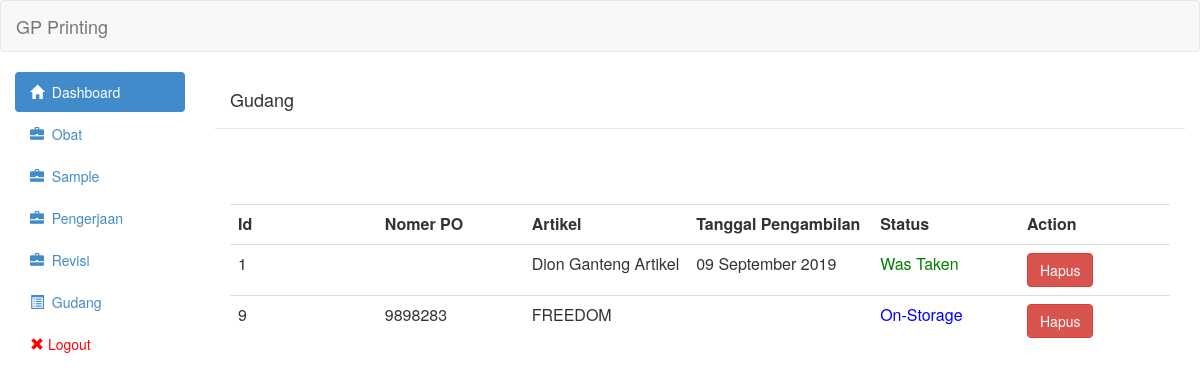
The app's page /view/gudang.php (signed in), older data.
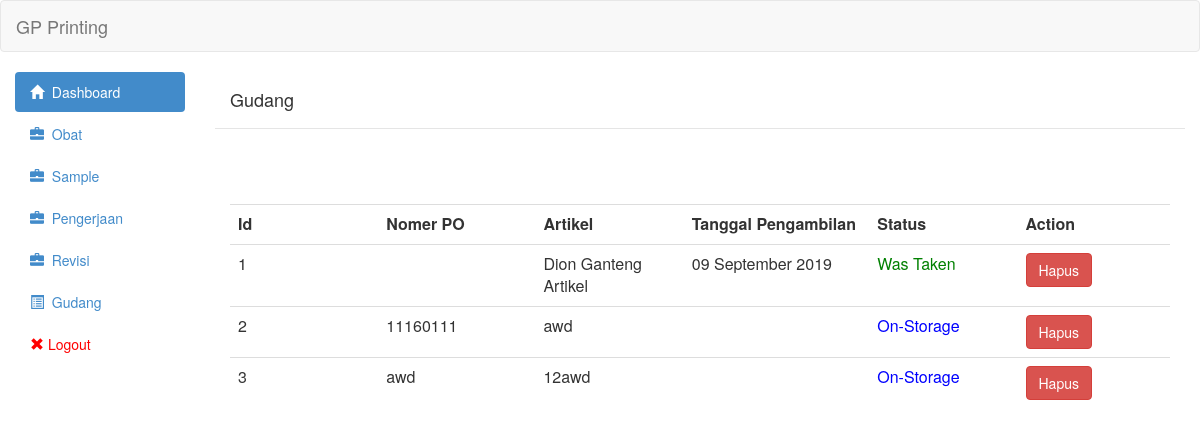
The same page, newer data.
### tables this page shows
CREATE TABLE `gudang` (
  `id` int(11) NOT NULL,
  `id_pengerjaan` int(11) NOT NULL,
  `qty_total` int(11) NOT NULL,
  `qty_sementara` int(11) NOT NULL,
  `tgl_pengambilan` date NOT NULL,
  `keterangan` text NOT NULL,
  `status` int(11) NOT NULL
);

CREATE TABLE `sample` (
  `id` int(11) NOT NULL,
  `artikel` varchar(255) NOT NULL,
  `nomor_po` varchar(30) NOT NULL,
  `tgl` date NOT NULL,
  `tgl_selesai` date DEFAULT NULL,
  `tgl_naik_bahan` date DEFAULT NULL,
  `status` tinyint(1) NOT NULL DEFAULT 0,
  `biaya` int(11) NOT NULL
);

CREATE TABLE `pengerjaan` (
  `id` int(11) NOT NULL,
  `id_sample` int(11) NOT NULL,
  `nomor_po` varchar(255) NOT NULL,
  `tipe` int(11) NOT NULL,
  `tgl_mulai` date NOT NULL,
  `qty_sendiri` int(11) NOT NULL,
  `tgl_selesai_sendiri` date DEFAULT NULL,
  `qty_makloon` int(11) NOT NULL,
  `tgl_selesai_makloon` date DEFAULT NULL,
  `status` int(11) NOT NULL,
  `qty_awal` int(11) NOT NULL,
  `keterangan` text NOT NULL,
  `qty_akhir_makloon` int(11) NOT NULL,
  `qty_akhir_sendiri` int(11) NOT NULL,
  `jumlah_orang` int(11) NOT NULL,
  `jam_kerja` int(11) NOT NULL,
  `biaya_makloon` int(11) NOT NULL,
  `meja` int(11) NOT NULL,
  `tgl_naik_barang` date DEFAULT NULL
);

### controller/gudang/gudang_show.php (the view, shortened to what this page needs)
<?php
	include('../controller/config/linken.php');
	include('../controller/config/asset.php');
	$queryGetGudang = "SELECT gudang.id,pengerjaan.nomor_po,sample.artikel,gudang.id_pengerjaan,gudang.tgl_pengambilan,gudang.status,pengerjaan.status AS PS from gudang join pengerjaan on gudang.id_pengerjaan=pengerjaan.id join sample on pengerjaan.id_sample = sample.id ORDER BY gudang.id ASC";
	$resultGetGudang = mysqli_query($link,$queryGetGudang) or die(mysqli_error($link));
	 echo "<table class='table table-hover'><tr>
                        <th class='col-md-1'>Id</th>
                        <th class='col-md-1'>Nomer PO</th>
                        <th class='col-md-1'>Artikel</th>
                        <th class='col-md-1'>Tanggal Pengambilan</th>
                        <th class='col-md-1'>Status</th>
                        <th class='col-md-1'>Action</th>
                        </tr>";
	while($row = mysqli_fetch_assoc($resultGetGudang)){
    if($row['tgl_pengambilan']=='0000-00-00'){
        $row['tgl_pengambilan']=null;
    }else{
         $row['tgl_pengambilan'] = date("d F Y",strtotime( $row['tgl_pengambilan']));
    }
	?>
                            <tr onclick='AjaxGetDetailGudang(<?php echo $row["id"]?>)'>
								<td><?php echo $row['id']?></td>
                                <td><?php echo $row['nomor_po']?></td>
                                <td><?php echo $row['artikel']?></td>
                                <td><?php echo $row['tgl_pengambilan']?></td>
                                <td><?php if($row['status']==0){
									echo "<span style='color:blue'>On-Storage</span>";
									}else if($row['status']==1){
										echo "<span style='color:green'>Was Taken</span>";
									}
								;?></td>
								<td>
                                <a class='btn btn-danger' href='controller/gudang/gudang_delete.php?id="<?php echo $row["id"];?>"'>Hapus</a></td>
                            </tr>
<?php
	}
	echo "</table>"
	?>

Row changes from the older to the newer data that the page shows:
removed gudang: id "9", id_pengerjaan.nomor_po "9898283", sample.artikel "FREEDOM", status "On-Storage"
added gudang: id "2", id_pengerjaan.nomor_po "11160111", sample.artikel "awd", status "On-Storage"
added gudang: id "3", id_pengerjaan.nomor_po "awd", sample.artikel "12awd", status "On-Storage"
